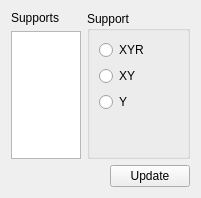
<?xml version="1.0" encoding="UTF-8"?>
<ui version="4.0">
 <class>Form</class>
 <widget class="QWidget" name="Form">
  <property name="geometry">
   <rect>
    <x>0</x>
    <y>0</y>
    <width>201</width>
    <height>198</height>
   </rect>
  </property>
  <property name="windowTitle">
   <string>Stöd</string>
  </property>
  <layout class="QVBoxLayout" name="verticalLayout_3">
   <item>
    <layout class="QHBoxLayout" name="horizontalLayout" stretch="1,8">
     <item>
      <layout class="QVBoxLayout" name="verticalLayout">
       <item>
        <widget class="QLabel" name="label">
         <property name="text">
          <string>Supports</string>
         </property>
        </widget>
       </item>
       <item>
        <widget class="QListWidget" name="support_list">
         <property name="maximumSize">
          <size>
           <width>16777215</width>
           <height>16777215</height>
          </size>
         </property>
        </widget>
       </item>
      </layout>
     </item>
     <item>
      <widget class="QGroupBox" name="support_group">
       <property name="title">
        <string>Support</string>
       </property>
       <layout class="QVBoxLayout" name="verticalLayout_2">
        <item>
         <widget class="QRadioButton" name="xyr_option">
          <property name="text">
           <string>XYR</string>
          </property>
         </widget>
        </item>
        <item>
         <widget class="QRadioButton" name="xy_option">
          <property name="text">
           <string>XY</string>
          </property>
         </widget>
        </item>
        <item>
         <widget class="QRadioButton" name="y_option">
          <property name="text">
           <string>Y</string>
          </property>
         </widget>
        </item>
        <item>
         <spacer name="verticalSpacer">
          <property name="orientation">
           <enum>Qt::Vertical</enum>
          </property>
          <property name="sizeHint" stdset="0">
           <size>
            <width>20</width>
            <height>40</height>
           </size>
          </property>
         </spacer>
        </item>
       </layout>
      </widget>
     </item>
    </layout>
   </item>
   <item>
    <layout class="QHBoxLayout" name="horizontalLayout_2">
     <item>
      <spacer name="horizontalSpacer">
       <property name="orientation">
        <enum>Qt::Horizontal</enum>
       </property>
       <property name="sizeHint" stdset="0">
        <size>
         <width>40</width>
         <height>20</height>
        </size>
       </property>
      </spacer>
     </item>
     <item>
      <widget class="QPushButton" name="update_button">
       <property name="text">
        <string>Update</string>
       </property>
      </widget>
     </item>
    </layout>
   </item>
  </layout>
 </widget>
 <resources/>
 <connections/>
</ui>
